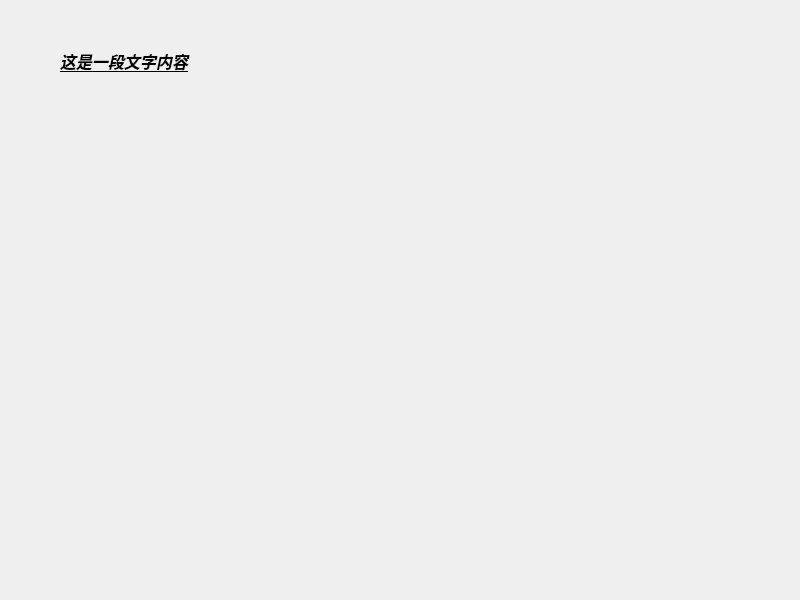
<?xml version="1.0" encoding="UTF-8"?>
<ui version="4.0">
 <class>Widget</class>
 <widget class="QWidget" name="Widget">
  <property name="geometry">
   <rect>
    <x>0</x>
    <y>0</y>
    <width>800</width>
    <height>600</height>
   </rect>
  </property>
  <property name="windowTitle">
   <string>Widget</string>
  </property>
  <widget class="QLabel" name="label1">
   <property name="geometry">
    <rect>
     <x>60</x>
     <y>20</y>
     <width>151</width>
     <height>81</height>
    </rect>
   </property>
   <property name="font">
    <font>
     <family>方正仿宋_GBK</family>
     <pointsize>12</pointsize>
     <italic>true</italic>
     <bold>true</bold>
     <underline>true</underline>
     <strikeout>false</strikeout>
    </font>
   </property>
   <property name="text">
    <string>这是一段文字内容</string>
   </property>
  </widget>
 </widget>
 <resources/>
 <connections/>
</ui>
